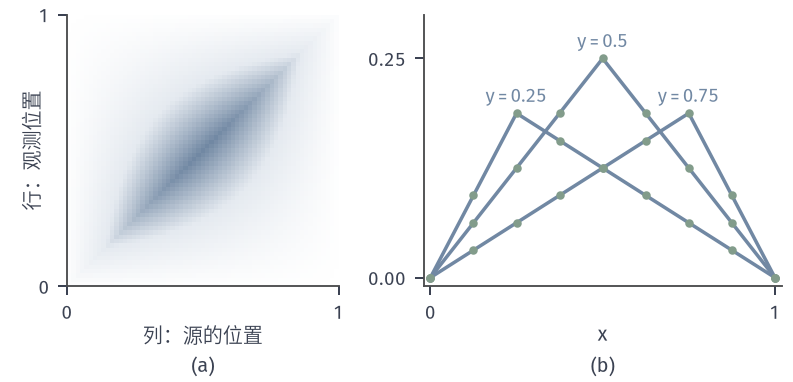

This chart was generated by the following Python code:
from pathlib import Path
import sys
HERE = Path(__file__).resolve().parent
sys.path.insert(0, str(HERE.parent/"ellip-common"))
from ellip_fig import *
# inverse of second-difference matrix vs Green's function.
def K(n):
    h = 1/(n+1)
    return (2*np.eye(n)-np.eye(n, k=1)-np.eye(n, k=-1))/h**2, h
G = lambda x, y: np.where(x <= y, x*(1-y), y*(1-x))
fig, axes = figure(width_mm=112, height_mm=54, ncols=2, gridspec_kw={'width_ratios': [.8, 1]})
panel(fig, left=.075, wspace=.24, bottom=.25)
n = 63; M, h = K(n); inv = np.linalg.inv(M)/h
ax = axes[0]
im = ax.imshow(inv, origin='lower', extent=[0, 1, 0, 1], cmap=FIELD, vmin=0, vmax=.25)
ax.set_xticks([0, 1]); ax.set_yticks([0, 1]); ax.set_xlabel('列：源的位置', labelpad=1); ax.set_ylabel('行：观测位置', labelpad=-2)
ax = axes[1]
n = 7; M, h = K(n); inv = np.linalg.inv(M)/h; pts = np.arange(1, n+1)*h
for j, c in ((1, BLUE), (3, BLUE), (5, BLUE)):
    ax.plot(X, G(X, pts[j]), color=c, lw=1.4)
    ax.plot(np.r_[0, pts, 1], np.r_[0, inv[:, j], 0], 'o', ms=3.4, color=GREEN, mew=0, zorder=5)
    lab(ax, pts[j], G(pts[j], pts[j])+.012, '$y=%g$' % pts[j], BLUE, ha='center')
err = max(abs(inv[i, j]-G(pts[i], pts[j])) for i in range(n) for j in range(n))
ax.set_xlim(-.02, 1.02); ax.set_ylim(-.01, .3); ax.set_xticks([0, 1]); ax.set_yticks([0, .25]); hat01(ax, yl=None)
tags(fig, axes)
save(fig, HERE, 'figure', {'max_abs_difference_Kinv_over_h_vs_G': float(err)})
print('err', err)
